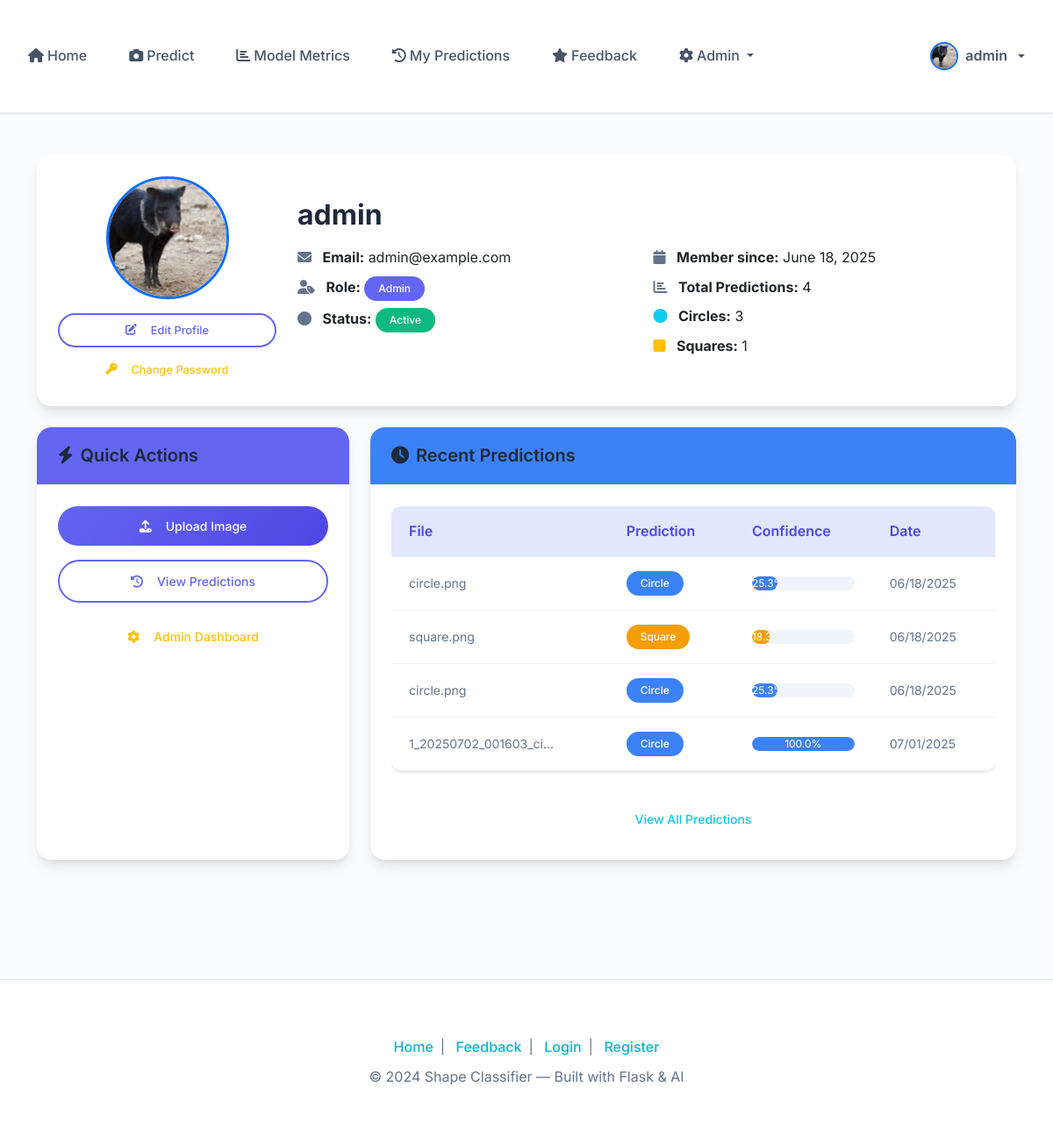
The app's page /profile (signed in) with its own data.
### app/models/user.py (models this page shows, shortened)
class User(UserMixin, db.Model):
    id = db.Column(db.Integer, primary_key=True)
    username = db.Column(db.String(80), unique=True, nullable=False)
    email = db.Column(db.String(120), unique=True, nullable=False)
    password_hash = db.Column(db.String(128))
    profile_picture = db.Column(db.String(255), nullable=True)  # Store filename of profile picture
    role = db.Column(db.String(20), default='user')  # 'user' or 'admin'
    active = db.Column(db.Boolean, default=True)  # For deactivation
    created_at = db.Column(db.DateTime, default=datetime.utcnow)
    predictions = db.relationship('Prediction', backref='user', lazy=True)
    def is_admin(self):
        return self.role == 'admin'
    def get_prediction_count(self):
        return len(self.predictions)
    def get_circle_predictions(self):
        return len([p for p in self.predictions if p.prediction == 'Circle'])
    def get_square_predictions(self):
        return len([p for p in self.predictions if p.prediction == 'Square'])
    def get_profile_picture_url(self):
        if self.profile_picture:
            return f'/static/uploads/{self.profile_picture}'
        return f'https://ui-avatars.com/api/?name={self.username}&background=random&color=fff&size=200'

### app/models/prediction.py (models this page shows, shortened)
class Prediction(db.Model):
    id = db.Column(db.Integer, primary_key=True)
    user_id = db.Column(db.Integer, db.ForeignKey('user.id'), nullable=False)
    filename = db.Column(db.String(255), nullable=False)
    prediction = db.Column(db.String(20), nullable=False)  # 'Circle' or 'Square'
    confidence = db.Column(db.Float, nullable=True)
    created_at = db.Column(db.DateTime, default=datetime.utcnow)

### app/routes/main.py (the view)
@main.route('/profile')
@login_required
def profile():
    return render_template('main/profile.html')

### app/templates/main/profile.html (shortened to what this page needs)
{% extends 'base.html' %}
{% block content %}
<div class="container py-5">
    <div class="row">
        <div class="col-12 mb-4">
            <div class="card shadow-lg border-0 rounded-4">
                <div class="card-body p-4">
                    <div class="row align-items-center">
                        <div class="col-md-3 text-center">
                            <img src="{{ current_user.get_profile_picture_url() }}"
                                 alt="Profile Picture"
                                 class="rounded-circle border border-3 border-primary shadow-sm mb-3"
                                 style="width: 140px; height: 140px; object-fit: cover;">
                            <div class="d-grid gap-2">
                                <a href="{{ url_for('main.profile_settings') }}" class="btn btn-outline-primary btn-sm rounded-pill">
                                    <i class="fas fa-edit me-2"></i>Edit Profile
                                </a>
                                <a href="{{ url_for('main.change_password') }}" class="btn btn-outline-warning btn-sm rounded-pill">
                                    <i class="fas fa-key me-2"></i>Change Password
                                </a>
                            </div>
                        </div>
                        <div class="col-md-9">
                            <h2 class="mb-3 fw-bold">{{ current_user.username }}</h2>
                            <div class="row g-3">
                                <div class="col-md-6">
                                    <p class="mb-2">
                                        <i class="fas fa-envelope me-2 text-muted"></i>
                                        <strong>Email:</strong> {{ current_user.email }}
                                    </p>
                                    <p class="mb-2">
                                        <i class="fas fa-user-tag me-2 text-muted"></i>
                                        <strong>Role:</strong>
                                        <span class="badge bg-{% if current_user.is_admin() %}primary{% else %}secondary{% endif %} rounded-pill px-3 py-2">
                                            {{ current_user.role.title() }}
                                        </span>
                                    </p>
                                    <p class="mb-2">
                                        <i class="fas fa-circle me-2 text-muted"></i>
                                        <strong>Status:</strong>
                                        <span class="badge bg-{% if current_user.active %}success{% else %}danger{% endif %} rounded-pill px-3 py-2">
                                            {{ 'Active' if current_user.active else 'Inactive' }}
                                        </span>
                                    </p>
                                </div>
                                <div class="col-md-6">
                                    <p class="mb-2">
                                        <i class="fas fa-calendar me-2 text-muted"></i>
                                        <strong>Member since:</strong> {{ current_user.created_at.strftime('%B %d, %Y') }}
                                    </p>
                                    <p class="mb-2">
                                        <i class="fas fa-chart-bar me-2 text-muted"></i>
                                        <strong>Total Predictions:</strong> {{ current_user.get_prediction_count() }}
                                    </p>
                                    <p class="mb-2">
                                        <i class="fas fa-circle me-2 text-info"></i>
                                        <strong>Circles:</strong> {{ current_user.get_circle_predictions() }}
                                    </p>
                                    <p class="mb-2">
                                        <i class="fas fa-square me-2 text-warning"></i>
                                        <strong>Squares:</strong> {{ current_user.get_square_predictions() }}
                                    </p>
                                </div>
                            </div>
                        </div>
                    </div>
                </div>
            </div>
        </div>
        <div class="col-md-4 mb-4">
            <div class="card shadow-lg border-0 rounded-4 h-100">
                <div class="card-header bg-primary text-white rounded-top-4">
                    <h5 class="mb-0 fw-semibold">
                        <i class="fas fa-bolt me-2"></i>Quick Actions
                    </h5>
                </div>
                <div class="card-body">
                    <div class="d-grid gap-3">
                        <a href="{{ url_for('main.predict') }}" class="btn btn-primary rounded-pill">
                            <i class="fas fa-upload me-2"></i>Upload Image
                        </a>
                        <a href="{{ url_for('main.my_predictions') }}" class="btn btn-outline-primary rounded-pill">
                            <i class="fas fa-history me-2"></i>View Predictions
                        </a>
                        {% if current_user.is_admin() %}
                        <a href="{{ url_for('admin.dashboard') }}" class="btn btn-outline-warning rounded-pill">
                            <i class="fas fa-cog me-2"></i>Admin Dashboard
                        </a>
                        {% endif %}
                    </div>
                </div>
            </div>
        </div>
        <div class="col-md-8 mb-4">
            <div class="card shadow-lg border-0 rounded-4 h-100">
                <div class="card-header bg-info text-white rounded-top-4">
                    <h5 class="mb-0 fw-semibold">
                        <i class="fas fa-clock me-2"></i>Recent Predictions
                    </h5>
                </div>
                <div class="card-body">
                    {% if current_user.predictions %}
                        <div class="table-responsive">
                            <table class="table table-hover align-middle">
                                <thead>
                                    <tr>
                                        <th>File</th>
                                        <th>Prediction</th>
                                        <th>Confidence</th>
                                        <th>Date</th>
                                    </tr>
                                </thead>
                                <tbody>
                                    {% for prediction in current_user.predictions[:5] %}
                                    <tr>
                                        <td>
                                            <small class="text-muted">{{ prediction.filename[:20] }}{% if prediction.filename|length > 20 %}...{% endif %}</small>
                                        </td>
                                        <td>
                                            <span class="badge bg-{% if prediction.prediction == 'Circle' %}info{% else %}warning{% endif %} rounded-pill px-3 py-2">
                                                {{ prediction.prediction }}
                                            </span>
                                        </td>
                                        <td>
                                            <div class="progress rounded-pill" style="height: 16px;">
                                                <div class="progress-bar bg-{% if prediction.prediction == 'Circle' %}info{% else %}warning{% endif %} rounded-pill"
                                                     style="width: {{ prediction.confidence * 100 }}%">
                                                    {{ "%.1f"|format(prediction.confidence * 100) }}%
                                                </div>
                                            </div>
                                        </td>
                                        <td>
                                            <small class="text-muted">{{ prediction.created_at.strftime('%m/%d/%Y') }}</small>
                                        </td>
                                    </tr>
                                    {% endfor %}
                                </tbody>
                            </table>
                        </div>
                        <div class="text-center mt-3">
                            <a href="{{ url_for('main.my_predictions') }}" class="btn btn-outline-info rounded-pill">
                                View All Predictions
                            </a>
                        </div>
                    {% endif %}
                </div>
            </div>
        </div>
    </div>
</div>
{% endblock %}

### app/templates/components/navbar.html (shortened to what this page needs)
<nav class="navbar navbar-expand-lg bg-white shadow-sm py-2 sticky-top">
  <div class="container-fluid">
    <div class="collapse navbar-collapse" id="navbarNavDropdown">
      <ul class="navbar-nav me-auto mb-2 mb-lg-0 align-items-lg-center gap-lg-2">
        <li class="nav-item">
          <a class="nav-link{% if request.endpoint == 'main.index' %} active{% endif %}" href="{{ url_for('main.index') }}">
            <i class="fas fa-home me-1"></i>Home
          </a>
        </li>
        {% if current_user.is_authenticated %}
        <li class="nav-item">
          <a class="nav-link" href="{{ url_for('main.predict') }}">
            <i class="fas fa-camera me-1"></i>Predict
          </a>
        </li>
        <li class="nav-item">
          <a class="nav-link" href="{{ url_for('main.model_evaluation') }}">
            <i class="fas fa-chart-bar me-1"></i>Model Metrics
          </a>
        </li>
        <li class="nav-item">
          <a class="nav-link{% if request.endpoint == 'main.my_predictions' %} active{% endif %}" href="{{ url_for('main.my_predictions') }}">
            <i class="fas fa-history me-1"></i>My Predictions
          </a>
        </li>
        <li class="nav-item">
          <a class="nav-link{% if request.endpoint == 'main.feedback' %} active{% endif %}" href="{{ url_for('main.feedback') }}">
            <i class="fas fa-star me-1"></i>Feedback
          </a>
        </li>
        {% if current_user.is_admin() %}
        <li class="nav-item dropdown">
          <a class="nav-link dropdown-toggle" href="#" id="adminDropdown" role="button" data-bs-toggle="dropdown" aria-expanded="false">
            <i class="fas fa-cog me-1"></i>Admin
          </a>
        </li>
        {% endif %}
        {% endif %}
      </ul>
      <ul class="navbar-nav mb-2 mb-lg-0 align-items-lg-center gap-lg-2">
        {% if current_user.is_authenticated %}
        <li class="nav-item dropdown">
          <a class="nav-link dropdown-toggle d-flex align-items-center gap-2" href="#" id="userDropdown" role="button" data-bs-toggle="dropdown" aria-expanded="false">
            <img src="{{ current_user.get_profile_picture_url() }}"
                 alt="Profile"
                 class="rounded-circle border border-2 border-primary shadow-sm" style="width: 32px; height: 32px; object-fit: cover;">
            <span class="fw-semibold">{{ current_user.username }}</span>
          </a>
        </li>
        {% endif %}
      </ul>
    </div>
  </div>
</nav>

### records on screen
User: get_profile_picture_url (picture), username "admin", email "admin@example.com", role "Admin", active "Active", created_at "June 18, 2025"
Prediction: get_circle_predictions "3", get_square_predictions "1", filename "circle.png", prediction "Circle", prediction.confidence*100 "25.3", created_at "06/18/2025"
Prediction: filename "square.png", prediction "Square", prediction.confidence*100 "18.3", created_at "06/18/2025"
Prediction: filename "circle.png", prediction "Circle", prediction.confidence*100 "25.3", created_at "06/18/2025"
Prediction: filename "1_20250702_001603_ci", prediction "Circle", prediction.confidence*100 "100.0", created_at "07/01/2025"

### other values on screen
{{ current_user.get_prediction_count() }} "4"
{{ 2024 }} "2024"
